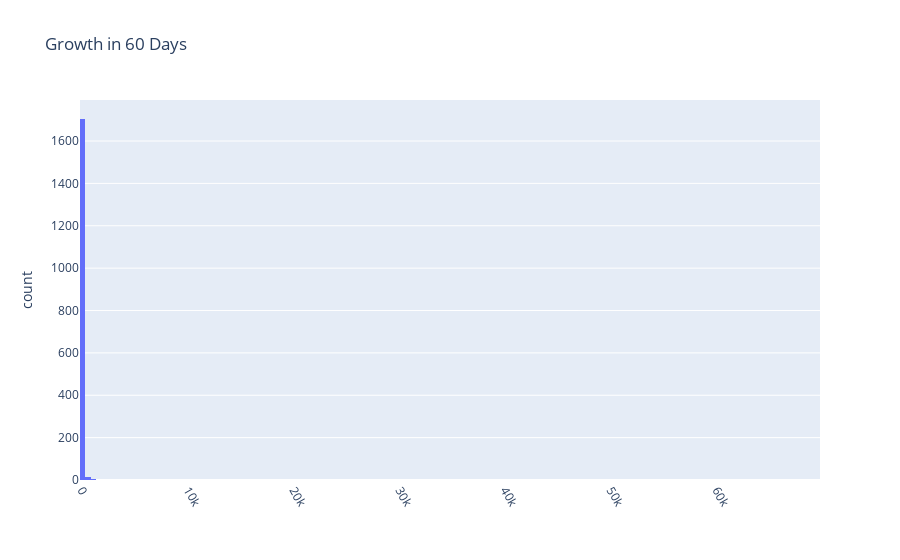

Write notebook code for a chart like this one.
### Code cell
# with plotly

fig = px.histogram(df_1, x = 'growth_60_days', title = 'Growth in 60 Days')
fig.update_layout(xaxis = go.layout.XAxis(tickangle = 60))
fig.show()

### Figure 1 — Plotly figure (JSON) as saved in the notebook; plotly's stock layout.template omitted (floating-point values rounded to 4 significant figures; data arrays with more than 128 entries replaced by an {"elided": "..."} marker saying what was removed)
{"data": [{"alignmentgroup": "True", "bingroup": "x", "hovertemplate": "growth_60_days=%{x}<br>count=%{y}<extra></extra>", "legendgroup": "", "marker": {"color": "#636efa", "pattern": {"shape": ""}}, "name": "", "offsetgroup": "", "orientation": "v", "showlegend": false, "type": "histogram", "x": {"elided": "1730 float values"}, "xaxis": "x", "yaxis": "y"}], "layout": {"barmode": "relative", "legend": {"tracegroupgap": 0}, "title": {"text": "Growth in 60 Days"}, "xaxis": {"tickangle": 60}, "yaxis": {"anchor": "x", "domain": [0, 1], "title": {"text": "count"}}}}
